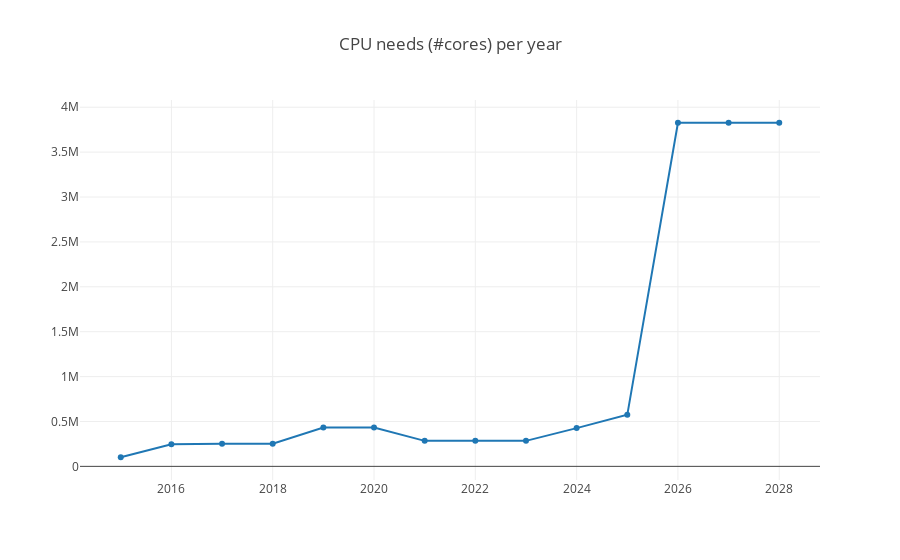

Notebook source saved alongside this figure:
### Code cell
evgen_time = 10
evsim_time = 350
NSimEvts = {}
CPUReprSim = {}

for year in years:
    
    # Total number of data events to simulate
    NSimEvts[year] = LhcP[year]['NSimEv']
    
    # Define  "Event Reconstruction time for sim events"
    inP[year].update({'SimEvRecoCPU':inP[year]['RealRecoCPU']})

    #Total theoretical time for generating and analyzing montecarlo data
    theor_comput_time = NSimEvts[year] * (evgen_time + evsim_time + 2*inP[year]['SimEvRecoCPU'])
        
    # Number of CPU cores needed to process all the data of a given year once
    CPUOneRound[year] = theor_comput_time / (inP[year]['CPUEffReco']*Seconds_in_year) 

    # Number of CPU cores needed to process all the data of a given year 
    CPUReprSim[year] = CPUOneRound[year] * inP[year]['SameYrReprData']
    
    
#plot CPUs needed to 
plotly.offline.init_notebook_mode(connected=True)

print ([CPUReprSim[x] for x in years]) 

data1 = go.Scatter(x=np.array(years), y=[CPUReprSim[x] for x in years], mode='lines+markers', name='CPU')
layout = go.Layout(title="CPU needs (#cores) per year")
data = [data1,]
plotly.offline.iplot({"data": data, "layout": layout})

### Figure 1 — Plotly figure (JSON) as saved in the notebook; plotly's stock layout.template omitted (floating-point values rounded to 4 significant figures)
{"data": [{"mode": "lines+markers", "name": "CPU", "type": "scatter", "uid": "577bf81f-2c4c-40ac-953c-e4a7fda815ff", "x": [2015, 2016, 2017, 2018, 2019, 2020, 2021, 2022, 2023, 2024, 2025, 2026, 2027, 2028], "y": [101500.0, 246900.0, 253100.0, 253100.0, 431600.0, 431600.0, 284000.0, 284000.0, 284000.0, 425900.0, 574100.0, 3827000.0, 3827000.0, 3827000.0]}], "layout": {"title": {"text": "CPU needs (#cores) per year"}}}
